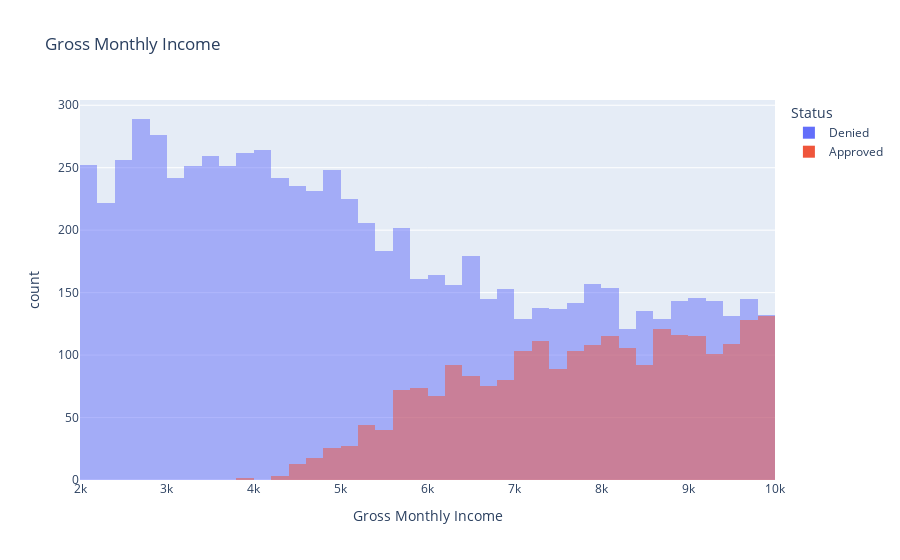

This figure's notebook cell:
### Code cell
px.histogram(df, x="GrossMonthlyIncome", color="Status", barmode="overlay", title="Gross Monthly Income",
             labels={"GrossMonthlyIncome": "Gross Monthly Income", "Status": "Status"})

### Figure 1 — Plotly figure (JSON) as saved in the notebook; plotly's stock layout.template omitted (floating-point values rounded to 4 significant figures; data arrays with more than 128 entries replaced by an {"elided": "..."} marker saying what was removed)
{"data": [{"alignmentgroup": "True", "bingroup": "x", "hovertemplate": "Status=Denied<br>Gross Monthly Income=%{x}<br>count=%{y}<extra></extra>", "legendgroup": "Denied", "marker": {"color": "#636efa", "opacity": 0.5, "pattern": {"shape": ""}}, "name": "Denied", "offsetgroup": "Denied", "orientation": "v", "showlegend": true, "type": "histogram", "x": {"elided": "7636 int values"}, "xaxis": "x", "yaxis": "y"}, {"alignmentgroup": "True", "bingroup": "x", "hovertemplate": "Status=Approved<br>Gross Monthly Income=%{x}<br>count=%{y}<extra></extra>", "legendgroup": "Approved", "marker": {"color": "#EF553B", "opacity": 0.5, "pattern": {"shape": ""}}, "name": "Approved", "offsetgroup": "Approved", "orientation": "v", "showlegend": true, "type": "histogram", "x": {"elided": "2364 int values"}, "xaxis": "x", "yaxis": "y"}], "layout": {"barmode": "overlay", "legend": {"title": {"text": "Status"}, "tracegroupgap": 0}, "title": {"text": "Gross Monthly Income"}, "xaxis": {"anchor": "y", "domain": [0, 1], "title": {"text": "Gross Monthly Income"}}, "yaxis": {"anchor": "x", "domain": [0, 1], "title": {"text": "count"}}}}
